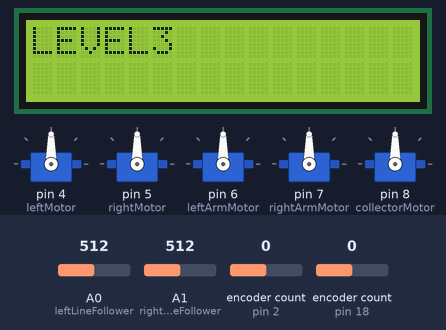
Bench run of a sketch on a simulated Arduino Mega 2560, built with avr-gcc and run on an emulated ATmega2560. Parts: 5 × servo, 16×2 character LCD. The inputs (shaded band) are chosen by the test bench; at power-on: A0 (leftLineFollower) = 512, A1 (rightLineFollower) = 512, encoder count (sensors on pin 2, pin 18) 0.

Above: at 1.2 s.
1.3 s: A0 (leftLineFollower) set to 692
2.8 s: A0 (leftLineFollower) set to 708
At 3.4 s:
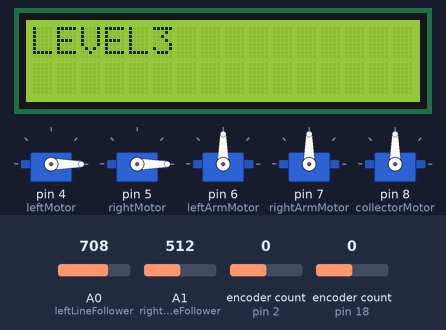
4.3 s: A1 (rightLineFollower) set to 685
5.8 s: A1 (rightLineFollower) set to 716
At 6.8 s:
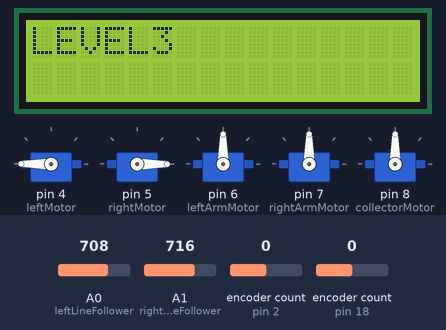
7.3 s: A1 (rightLineFollower) set to 690
At 7.9 s:
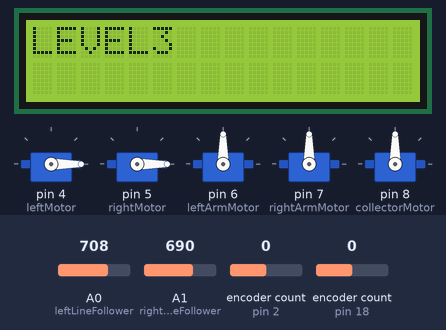
8.8 s: A1 (rightLineFollower) set to 710
At 21.2 s:
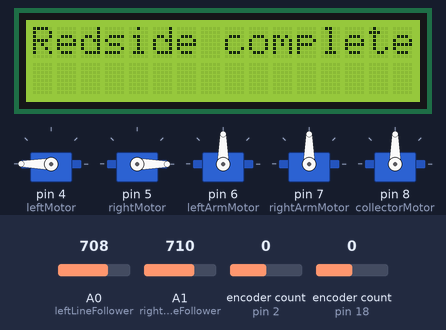
Timing chart, 0 to 21.5 s (numbered marks = the images above; inputs shaded):
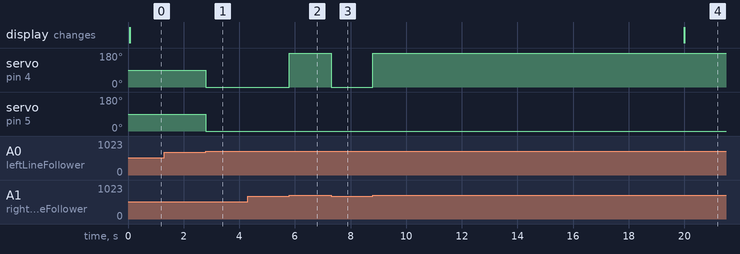

Measured:
- the behaviour switches between 700 and 701 on A0 (leftLineFollower) (found by bisection; images 0 and 1)
- the behaviour switches between 700 and 701 on A1 (rightLineFollower) (found by bisection; images 1 and 2)
- after the input at 1.3 s, every drawn part: stays the same
- after the input at 2.8 s, servo on pin 4 (leftMotor), servo on pin 5 (rightMotor): 90° → 0° at once
- after the input at 4.3 s, every drawn part: stays the same
- after the input at 5.8 s, servo on pin 4 (leftMotor): 0° → 180° at once
- after the input at 7.3 s, servo on pin 4 (leftMotor): 180° → 0° at once
- after the input at 8.8 s, servo on pin 4 (leftMotor): 0° → 180° at once

The sketch:

Linefollower.ino
```cpp
//Autonomous code

//Include proper libraries
#include <LiquidCrystal.h>
#include <Servo.h>
#include <Encoder.h>

//constant ports for linefollowers and limit switches
const int leftLineFollower = A0; //create the variable for the port used by the left line follower
const int rightLineFollower = A1; //create the variable for the port used by the right line follower

//variables used for encoders
long leftOldPosition = 0; //old position of the left encoder
long rightOldPosition = 0; //old position of the right encoder
int leftNewPosition = 0; //new position of the left encoder
int rightNewPosition = 0; //new position of the right encoder
int leftError; //error between the left encoder and the desired position
int rightError; //error between the right encoder and the desired position
int encDifference; //difference between the two encoders

//variables for height of lift
int desiredPosition; //variabloe used to tell if the lift has reached its desired height
const int level0 = 0; //encoder position when the lift is lower all the way
const int level1 = 100; //encoder position when the lift is at ORBITS level 1
const int level2 = 300; //encoder position when the lift is at ORBITS level 2
const int level3 = 425; //encoder position when the lift is at ORBITS level 3

//define Kps used in lifting the scissor lift
const int Kp1 = 3;

//time variable used to dispense balls
double time = 0;

//variable used in autonomous to determine location. Starts at 0, then increments by 1 when hits first line.
//Increments by 1 when reads double black again, meaning its off the line.
//Increments by 1 when reading double white again, meaing it has reached the ORBIT.
int pos = 0;

//define servos, lcd, and encoder objects
Servo rightMotor; //create a servo object for the right drive motor
Servo leftMotor; //create a servo object for the left drive motor
Servo rightArmMotor; //create a servo object for the right lift motor
Servo leftArmMotor; //create a servo object for the left lift motor
Servo collectorMotor; //create a servo object for the collector motor
LiquidCrystal lcd(40,41,42,43,44,45); //create a liquid crystal object for the lcd screen
Encoder leftEnc(18,20); //create an encoder object for the left encoder
Encoder rightEnc(2,3); //create an encoder object for the right encoder

//list of states that will be used by our state machine during autonomous operation
static enum stateChoices {LEVEL1, LEVEL2, LEVEL3, DRIVING_TO_LEVEL3, DISPENSING, RETURN_TO_BASE, STOPPED} state;

//string for name of state that is printed to the lcd
String nameOfState = "";

//setup, attach motors, pins, begin and clear lcd, set appropriate starting state
void setup() {
//  Serial.begin(9600); //setup serial (debug only)
  leftMotor.attach(4,1000,2000); //left drive motor pin#, pulse for 0, pulse time for 180
  rightMotor.attach(5,1000,2000); //right drive motor pin#, pulse for 0, pulse time for 180
  leftArmMotor.attach(6,1000,2000); //left arm motor pin#, pulse for 0, pulse time for 180
  rightArmMotor.attach(7,1000,2000); //right arm motor pin#, pulse for 0, pulse time for 180
  collectorMotor.attach(8,1000,2000); //collector motor pin#, pulse for 0, pulse time for 180
  lcd.begin(16,2); //sets up the lcd, give it the number of collumns and number rows
  lcd.clear(); //clear the lcd
  nameOfState = "LEVEL3 "; //set the
  state = LEVEL3;
}

/**
 * Function that drives the chassis of the robot.
 * @param speed determines the speed and direction of robot movement. Positive speed
 * drives the robot forwards, negative speed drives the robot backwards
 */
void Drive(int speed){
  leftMotor.write(90-speed);
  rightMotor.write(90+speed);
}

/**
 * Function that will lift the scissor lift to the desired height.
 * @param level is the level the arm will lift to
 */
void Lift(int level){
  //set desired position to the level input
  if(level == 0){
    desiredPosition = level0;
  }
  else if(level == 1){
    desiredPosition = level1;
  }
  else if(level == 2){
    desiredPosition = level2;
  }
  else if(level == 3){
    desiredPosition = level3;
  }

  //read and set encoder values
  leftNewPosition = leftEnc.read();
  rightNewPosition = rightEnc.read();

  //if the encoder has moved, change the old position value
  if (leftNewPosition != leftOldPosition){
    leftOldPosition = leftNewPosition;
  }
  if (rightNewPosition != rightOldPosition){
    rightOldPosition = rightNewPosition;
  }

  //calculate the difference between the two encoders
  encDifference = rightOldPosition - leftOldPosition;

  //calculate errors
  //rightOldPosition is multiplied by -1 because the encoder is placed in a flipped orientation compared to the other one
  rightError = desiredPosition - rightOldPosition;
  leftError = desiredPosition - leftOldPosition;


  //use proportional control to raise lift at the same rate
  //if one encoder is farther than the other, slow the faster motor down
  //if the right lift arm is farther along than the left, encDifference > 0, so slow down the right arm
  rightArmMotor.write(180 - Kp1 * encDifference);
  //if the left lift arm is farther along than the right, encDifference <0, so slow down the left arm
  leftArmMotor.write(0 - Kp1 * encDifference);

  //use prop control to raise lift to desired point
//  rightArmMotor.write((int)(180 - Kp1 * encDifference) - 90 * Kp2 * (rightOldPosition / desiredPosition));
//  leftArmMotor.write((int)(0 - Kp1 * encDifference) + 90 * Kp2 * (leftOldPosition / desiredPosition));

//  Serial.println(rightOldPosition);
}


/**
 * prints the values of the provided snensor to the LCD.
 * Used for debugging and finding out sensor values wihtout use of the serial port
 * We only used this for the line follwers, so it will really only accept those variables
 * @param sensor is the analog port of the sensor you want to print
 */
void lcdPrint (int sensor){
  //read the analog input of the sensor and write it to a value
  int sensorValue = analogRead(sensor);
  //if the sensor is the left line follower, print LLF
  if( sensor == leftLineFollower){
    lcd.setCursor(0,0); //set the cursor location on the LCD
    lcd.print("LLF:"); //print LLF: to the LCD
  }
  //if the sensor is the right line follower, print the RLF
  else if( sensor == rightLineFollower){
     lcd.setCursor(0,1);
     lcd.print("RLF:");
  }
  lcd.print(sensorValue); //print the sensor value
  lcd.print(" ");
}


/**
 * Used to follow a line. Uses two line followers to follow a line.
 * Will stop after it reaches the second white line
 * if the analog value is > 700, the sensor is reading black
 * if the analog value is < 700, the sensor is reading white
 * @param leftSensor is the analog port of the left line follower
 * @param rightSensor is the analog port of the right line follower
 */
void followLine(int leftSensor, int rightSensor, int direc){
  //read and set variables to the sensor readings
  int leftSensorValue = analogRead(leftSensor);
  int rightSensorValue = analogRead(rightSensor);

  //if the right and left both read black, drive forward
  if( (rightSensorValue > 700) and (leftSensorValue > 700)){
    Drive(90*direc);
  }

  //if the right reads white and the left reads black, turn left
  else if( (rightSensorValue < 700) and (leftSensorValue > 700)){
    leftMotor.write(0);
    rightMotor.write(0);
  }

  //if the right reads black and the left reads white, turn right
  else if( (rightSensorValue > 700) and (leftSensorValue < 700)){
    leftMotor.write(180);
    leftMotor.write(180);
  }

  //stop if read double white (only for testing code)
  else if( (rightSensorValue < 700) and (leftSensorValue < 700)){
    Drive(0);
  }
}

/**
 * state based function used for autonomous operation
 */
void DoDriving(){
  switch (state) {
    //case 0: lift scissor lift to level 3
    case LEVEL3:
      //turn on collecter motor so balls are kept in the holder
      collectorMotor.write(180);
      //if arms have reached the point they want, change the state
      if( (rightOldPosition >= 400) or (leftOldPosition >= 400)){
        state = DRIVING_TO_LEVEL3; //change the state
        nameOfState = "DRIVE->LEVEL3"; //change the variable used to print to the LCD
        time = millis(); //save the time at which it reached this condition
        leftArmMotor.write(90); //stop the left arm motor
        rightArmMotor.write(90); //stor the right arm motor
      }
      else Lift(3); //if the lift isn't at its desired position, keep lifting using proportional control
      break;


    //case 1: lift scissorlift to ORBITS level 1
    case LEVEL1:
      //lift to level 1
      Lift(1);
      break;

    //case 2: lift scissorlift to ORBITS level 2
    case LEVEL2:
      //lift to level 2
      Lift(2);
      break;

    //we don't call case 1 and case 2 in our code, but we wanted a framework for those cases

    //case 3: from start to finding first line
    case DRIVING_TO_LEVEL3:
    //if 1.5 seconds has passed since the arms have reached their desired position
      if( millis() >= time + 1500){
        state = DISPENSING; //change the state
        nameOfState = "DISPENSING"; //change the variable used to print the name of the state
        time = millis(); //save the current time
      }
      //otherwise keep driving forward
      else{
        Drive(90);
      }
      break;

    //case 4: dispensing balls at ORBITS level 3
    case DISPENSING:
      collectorMotor.write(0); //have the collector dispence the balls
      if( millis() >= time + 5000){
        state = RETURN_TO_BASE; //change the state
        nameOfState = "RETURN TO BASE"; //change the variable used to print the name of the state
      }
      else Drive(0); //otherwise
      break;

    //case for returning to base after dispensing
    case RETURN_TO_BASE:
      //if reading double white = back near base
      if( (analogRead(leftLineFollower) < 700) and (analogRead(rightLineFollower) < 700)){
        Drive(0);
        state = STOPPED;
        nameOfState = "WAIT UNTIL TELEOP";
      }
      //otherwise, drive backwards
      else Drive(-90);
      break;

    //case for being stopped, stop motors and lift
    case STOPPED:
      Drive(0);
      leftArmMotor.write(90);
      rightArmMotor.write(90);
      break;

    //if somehow get state other than those described above
    default:
      Drive(0);
      Lift(0);
      nameOfState = "ERROR";
      break;
  }
}


//loop function that is called repeatedly
void loop(){
  //print linefollower values to lcd (ONLY USED FOR DEBUGGING)
//  lcdPrint(leftLineFollower);
//  lcdPrint(rightLineFollower);

  //print the name of the current state to the screen (DO THIS OR SENSOR VALUES, NOT BOTH
//  DoDriving();
  if( millis() >= 20000){
    lcd.home();
    lcd.print("Redside complete");
  }
  else{
  lcd.home();
  lcd.print(nameOfState);
  lcd.print("          ");
  }
//  lcd.home();
//  lcd.print(leftOldPosition);
//  lcd.print(" ");
  followLine(leftLineFollower, rightLineFollower, -1);

}
```
